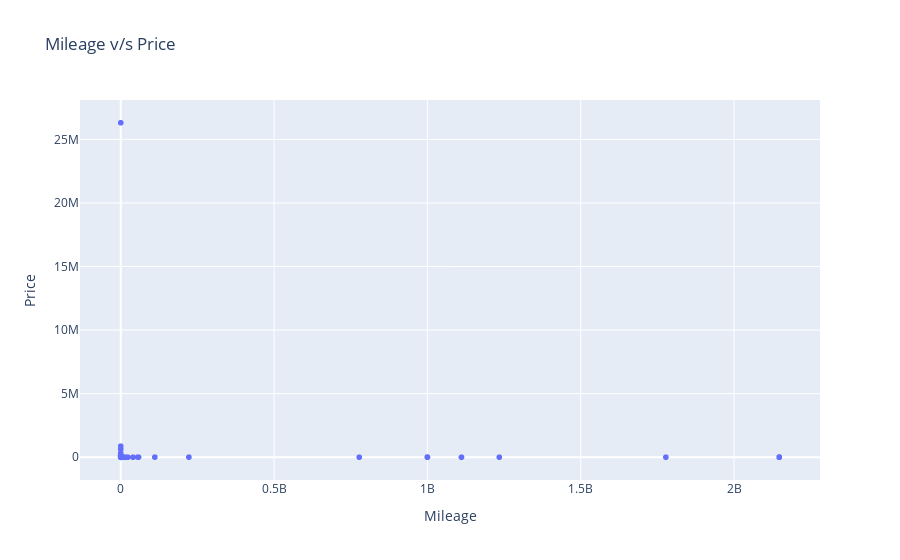

Notebook cell for this chart:
### Code cell
ex.scatter(data,x="Mileage",y="Price",title="Mileage v/s Price")

### Figure 1 — Plotly figure (JSON) as saved in the notebook; plotly's stock layout.template omitted (floating-point values rounded to 4 significant figures; data arrays with more than 128 entries replaced by an {"elided": "..."} marker saying what was removed)
{"data": [{"hovertemplate": "Mileage=%{x}<br>Price=%{y}<extra></extra>", "legendgroup": "", "marker": {"color": "#636efa", "symbol": "circle"}, "mode": "markers", "name": "", "showlegend": false, "type": "scattergl", "x": {"elided": "19237 int values"}, "xaxis": "x", "y": {"elided": "19237 int values"}, "yaxis": "y"}], "layout": {"legend": {"tracegroupgap": 0}, "title": {"text": "Mileage v/s Price"}, "xaxis": {"anchor": "y", "domain": [0, 1], "title": {"text": "Mileage"}}, "yaxis": {"anchor": "x", "domain": [0, 1], "title": {"text": "Price"}}}}
